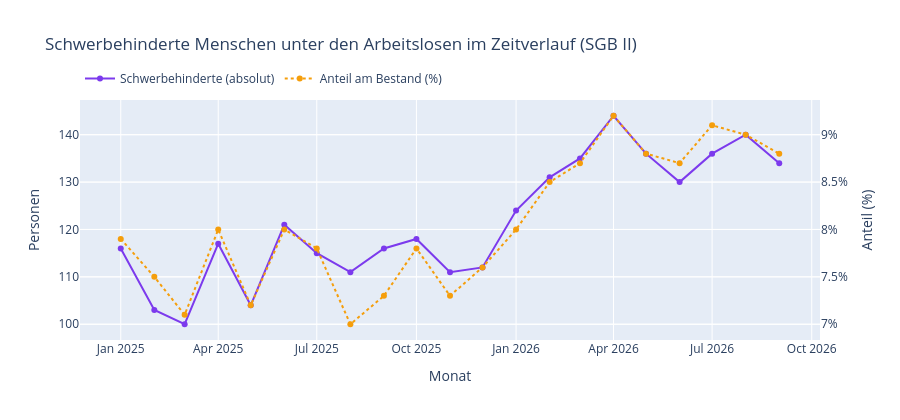

Notebook cell for this chart:
### Markdown cell above
## 4. Schwerbehinderte Menschen im Zeitverlauf

Ebenfalls bisher unanalysiert, gleiche Darstellung wie Ausländer.

### Code cell
anteil_schwerbehindert = (demografie["schwerbehinderte Menschen"] / kennzahlen["Arbeitslose (Bestand)"] * 100).round(1)

fig = go.Figure()
fig.add_trace(go.Scatter(
    x=demografie.index, y=demografie["schwerbehinderte Menschen"], name="Schwerbehinderte (absolut)",
    mode="lines+markers", line=dict(color="#7c3aed"), marker=dict(size=6), yaxis="y1",
))
fig.add_trace(go.Scatter(
    x=anteil_schwerbehindert.index, y=anteil_schwerbehindert, name="Anteil am Bestand (%)",
    mode="lines+markers", line=dict(color="#f59e0b", dash="dot"), marker=dict(size=6), yaxis="y2",
))
fig.update_layout(
    title="Schwerbehinderte Menschen unter den Arbeitslosen im Zeitverlauf (SGB II)",
    yaxis=dict(title="Personen"),
    yaxis2=dict(title="Anteil (%)", overlaying="y", side="right", ticksuffix="%"),
    xaxis_title="Monat",
    hovermode="x unified",
    legend=dict(orientation="h", y=1.15),
    height=420,
)
fig

### Figure 1 — Plotly figure (JSON) as saved in the notebook; plotly's stock layout.template omitted (floating-point values rounded to 4 significant figures)
{"data": [{"line": {"color": "#7c3aed"}, "marker": {"size": 6}, "mode": "lines+markers", "name": "Schwerbehinderte (absolut)", "type": "scatter", "x": ["2025-01-01T00:00:00", "2025-02-01T00:00:00", "2025-03-01T00:00:00", "2025-04-01T00:00:00", "2025-05-01T00:00:00", "2025-06-01T00:00:00", "2025-07-01T00:00:00", "2025-08-01T00:00:00", "2025-09-01T00:00:00", "2025-10-01T00:00:00", "2025-11-01T00:00:00", "2025-12-01T00:00:00", "2026-01-01T00:00:00", "2026-02-01T00:00:00", "2026-03-01T00:00:00", "2026-04-01T00:00:00", "2026-05-01T00:00:00", "2026-06-01T00:00:00", "2026-07-01T00:00:00", "2026-08-01T00:00:00", "2026-09-01T00:00:00"], "y": [116.0, 103.0, 100.0, 117.0, 104.0, 121.0, 115.0, 111.0, 116.0, 118.0, 111.0, 112.0, 124.0, 131.0, 135.0, 144.0, 136.0, 130.0, 136.0, 140.0, 134.0], "yaxis": "y"}, {"line": {"color": "#f59e0b", "dash": "dot"}, "marker": {"size": 6}, "mode": "lines+markers", "name": "Anteil am Bestand (%)", "type": "scatter", "x": ["2025-01-01T00:00:00", "2025-02-01T00:00:00", "2025-03-01T00:00:00", "2025-04-01T00:00:00", "2025-05-01T00:00:00", "2025-06-01T00:00:00", "2025-07-01T00:00:00", "2025-08-01T00:00:00", "2025-09-01T00:00:00", "2025-10-01T00:00:00", "2025-11-01T00:00:00", "2025-12-01T00:00:00", "2026-01-01T00:00:00", "2026-02-01T00:00:00", "2026-03-01T00:00:00", "2026-04-01T00:00:00", "2026-05-01T00:00:00", "2026-06-01T00:00:00", "2026-07-01T00:00:00", "2026-08-01T00:00:00", "2026-09-01T00:00:00"], "y": [7.9, 7.5, 7.1, 8.0, 7.2, 8.0, 7.8, 7.0, 7.3, 7.8, 7.3, 7.6, 8.0, 8.5, 8.7, 9.2, 8.8, 8.7, 9.1, 9.0, 8.8], "yaxis": "y2"}], "layout": {"height": 420, "hovermode": "x unified", "legend": {"orientation": "h", "y": 1.15}, "title": {"text": "Schwerbehinderte Menschen unter den Arbeitslosen im Zeitverlauf (SGB II)"}, "xaxis": {"title": {"text": "Monat"}}, "yaxis": {"title": {"text": "Personen"}}, "yaxis2": {"overlaying": "y", "side": "right", "ticksuffix": "%", "title": {"text": "Anteil (%)"}}}}
